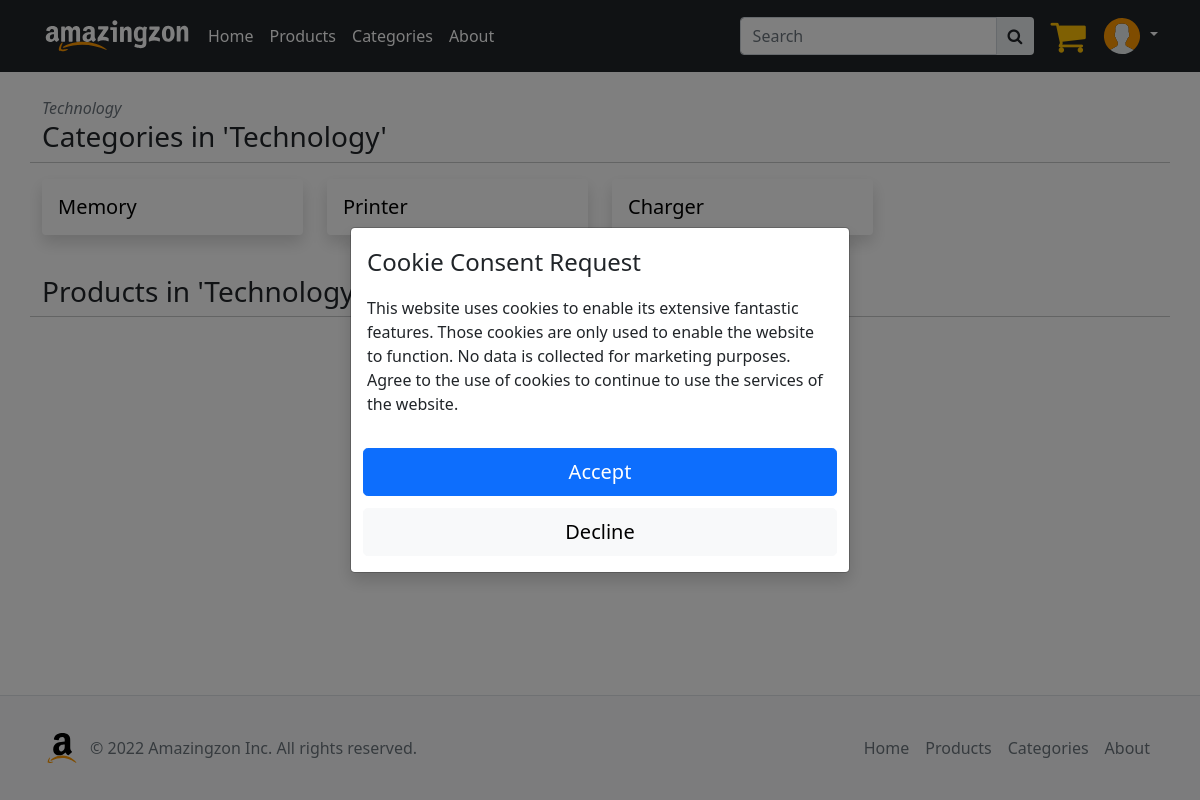
Page /pages/page_categories.php?id=1 (signed in) on the committed database.
### tables this page shows
CREATE TABLE IF NOT EXISTS `category`
(
    `id`          int(11)      NOT NULL AUTO_INCREMENT,
    `name`        varchar(255) NOT NULL,
    `description` text         NOT NULL,
    `parent`      int(11) DEFAULT NULL,
    PRIMARY KEY (`id`),
    CONSTRAINT `fk_category_category1`
        FOREIGN KEY (`parent`)
            REFERENCES `category` (`id`)
            ON DELETE CASCADE
            ON UPDATE CASCADE
);

### include/database.inc.php (called while the page is built, shortened)
<?php
function getDB(): mysqli
{
    static $db;
    if ($db instanceof MYSQLI) {
        return $db;
    }
    try {
        $db = new MYSQLI(DB_HOST, DB_USERNAME, DB_PASSWORD, DB_DATABASE, DB_PORT);
    } catch (mysqli_sql_exception $e) {
        logData("Database", "Connection error.", CRITICAL_LOG);
        require_once "paths.inc.php";
        header("LOCATION: " . PAGES_DIR . 'page_error.php');
        die();
    }
    return $db;
}

### model/model_category.php (called while the page is built, shortened)
<?php
require_once(INCLUDE_DIR . "database.inc.php");
class Category
{
    private int $id;
    private string $name;
    public function __construct(int $id, string $name, string $description, ?int $parentID)
    {
        $this->id = $id;
        $this->name = $name;
    }
    public static function getById(?int $id): ?Category
    {
        $stmt = getDB()->prepare("SELECT * FROM category WHERE id = ?;");
        $stmt->bind_param("i", $id);
        if (!$stmt->execute()) {
            logData("Category Model", "Query execute error!", CRITICAL_LOG);
            return null;
        }
        $res = $stmt->get_result();
        $res = $res->fetch_assoc();
        return new Category($id, $res["name"], $res["description"], $res["parent"]);
    }
    public static function getPathToCategory(int $categoryID): string
    {
        $stmt = getDB()->prepare("with recursive tree as (
                       select *, id as root_category, concat('', name) as category_path
                       from category
                       where category.parent is null
                       union all
                       select c.*, p.root_category, concat(p.category_path, ' > ', c.name)
                       from category c
                                join tree p on c.parent = p.id
                   )
                    select t.root_category,
                           t.category_path
                    from tree t
                    WHERE t.id = ?;");
        $stmt->bind_param("i", $categoryID);
        if (!$stmt->execute()) {
            logData("Category Model", "Query execute error! (get path)", CRITICAL_LOG);
            return "";
        }
        $res = $stmt->get_result();
        $res = $res->fetch_assoc();
        return $res["category_path"];
    }
    public static function getSubCategories(?int $superId): ?array
    {
        $categories = [];
        if ($superId) {
            $stmt = getDB()->prepare("SELECT id FROM category WHERE parent = ? ORDER BY id;");
            $stmt->bind_param("i",
                              $superId
            );
        } else {
            $stmt = getDB()->prepare("SELECT id FROM category WHERE parent IS NULL ORDER BY id;");
        }
        if (!$stmt->execute()) {
            logData("Category Model", "Query execute error! (get subs)", CRITICAL_LOG);
            return null;
        }
        foreach ($stmt->get_result() as $category) {
            $categories[] = self::getByID($category["id"]);
        }
        return $categories;
    }
    public function getId(): int
    {
        return $this->id;
    }
    public function getName(): string
    {
        return $this->name;
    }
}

### controller/controller_category.php (called while the page is built, shortened)
<?php
require_once MODEL_DIR . 'model_category.php';
class CategoryController
{
    public static function getById(?int $id): ?Category
    {
        return Category::getById($id);
    }
    public static function getSubCategories(int $superId): ?array
    {
        if ($superId != -1) {
            return Category::getSubCategories($superId);
        } else {
            return Category::getSubCategories(null);
        }
    }
    public static function getPathToCategory(?int $categoryID): string
    {
        return Category::getPathToCategory($categoryID);
    }
}

### model/model_product.php (called while the page is built, shortened)
<?php
require_once INCLUDE_DIR . "database.inc.php";
class Product
{
    public static function getProductsByCategoryIDInRange(?int $categoryID, int $offset, int $amount): ?array
    {
        $products = [];
        if ($categoryID) {
            $stmt = getDB()->prepare("SELECT id FROM product WHERE category = ? ORDER BY id LIMIT ? OFFSET ?;");
            $stmt->bind_param("iii",
                              $categoryID,
                              $amount,
                              $offset
            );
        } else {
            $stmt = getDB()->prepare("SELECT id FROM product WHERE category IS NULL ORDER BY id LIMIT ? OFFSET ?;");
            $stmt->bind_param("ii",
                              $amount,
                              $offset
            );
        }
        if (!$stmt->execute()) {
            logData("Product Model", "Query execute error! (get by category)", CRITICAL_LOG);
            return null;
        }
        foreach ($stmt->get_result() as $product) {
            $products[] = self::getByID($product["id"]);
        }
        return $products;
    }
    public static function getAmountOfProductsInCategory(?int $categoryId, bool $onlyActiveProducts): int
    {
        if ($categoryId) {
            $sql = "SELECT COUNT(DISTINCT id) AS count FROM product WHERE category = ?";
        } else {
            $sql = "SELECT COUNT(DISTINCT id) AS count FROM product WHERE category IS NULL";
        }
        if ($onlyActiveProducts) {
            $sql .= " AND active = 1;";
        } else {
            $sql .= ";";
        }
        $stmt = getDB()->prepare($sql);
        if ($categoryId) {
            $stmt->bind_param("i",
                              $categoryId
            );
        }
        if (!$stmt->execute()) {
            logData("Product Model", "Query execute error! (get amount for category)", CRITICAL_LOG);
            return 0;
        }
        $res = $stmt->get_result();
        $res = $res->fetch_assoc();
        return $res["count"];
    }
}

### controller/controller_product.php (called while the page is built, shortened)
<?php
require_once MODEL_DIR . "model_product.php";
require_once MODEL_DIR . "model_category.php";
class ProductController
{
    public static function getProductsByCategoryIDInRange(int $categoryId, int $offset = 0, int $amount = 8): array
    {
        if ($categoryId != -1) {
            return Product::getProductsByCategoryIDInRange($categoryId, $offset, $amount);
        } else {
            return Product::getProductsByCategoryIDInRange(null, $offset, $amount);
        }
    }
    public static function getAmountOfActiveProductsInCategory(int $categoryId): int
    {
        if ($categoryId != -1) {
            return Product::getAmountOfProductsInCategory($categoryId, true);
        } else {
            return Product::getAmountOfProductsInCategory(null, true);
        }
    }
}

### pages/page_categories.php (the view, shortened to what this page needs)
<?php require_once "../include/site_php_head.inc.php"; ?>
<?php
if (isset($_GET["id"]) && is_numeric($_GET["id"])) {
    $category = CategoryController::getByID(intval($_GET["id"]));
} else {
    $category = new Category(-1, "Root", "", null);
}
$subCategories = CategoryController::getSubCategories($category->getId());
$page = (isset($_GET['page']) && is_numeric($_GET['page'])) ? $_GET['page'] : 1;
$offset = ($page - 1) * LIMIT_OF_SHOWED_ITEMS;
$productCount = ProductController::getAmountOfActiveProductsInCategory($category->getId());
$products = ProductController::getProductsByCategoryIDInRange($category->getId(), $offset, LIMIT_OF_SHOWED_ITEMS);
?>
<!DOCTYPE html>
<html class="h-100" lang="en">
<head>
    <?php require_once INCLUDE_DIR . "site_html_head.inc.php"; ?>
</head>
<body class="d-flex flex-column h-100">
<?php require_once INCLUDE_DIR . "site_header.inc.php"; ?>
<main class="flex-shrink-0">
    <section class="container py-4">
        <?php if ($category->getId() != -1) {
            echo "<i class='text-muted mb-2'>" . CategoryController::getPathToCategory($category->getId()) . "</i>";
        } ?>
        <?php if ($page == 1) { ?>
            <div class="row mb-4">
                <h3>Categories in '<?= $category->getName() ?>'</h3>
                <hr>
                <?php
                if (count($subCategories) > 0) {
                    foreach ($subCategories as $subCategory) {
                        require INCLUDE_ELEMENTS_DIR . "elem_subcategory_card.inc.php";
                    }
                } else {
                    echo "<h5 class='text-center text-muted mb-5'><i>no subcategories found</i></h5>";
                }
                ?>
            </div>
        <?php } ?>
        <div class="row">
            <h3>Products in '<?= $category->getName() ?>'</h3>
            <?php
            if (count($products) > 0) {
                foreach ($products as $product) {
                    require INCLUDE_ELEMENTS_DIR . "elem_product_card.inc.php";
                }
            } else {
                echo "<h5 class='text-center text-muted mb-5'><i>no products found</i></h5>";
            }
            ?>
        </div>
    </section>
</main>
<?php require_once INCLUDE_DIR . "site_footer.inc.php" ?>
</body>
</html>

### include/elements/elem_subcategory_card.inc.php
<?php
if (isset($subCategory) && $subCategory instanceof Category) { ?>
    <div class="col-xl-3 col-lg-4 col-md-6 mb-3 d-flex align-items-stretch">
        <div class="card border-0 shadow w-100">
            <a href="<?= PAGES_DIR . 'page_categories.php?id=' . $subCategory->getId() ?>"
               class="card-body py-3 px-3 d-flex justify-content-between text-decoration-none">
                <p class="mb-0 h5 text-decoration-none text-black "><?= $subCategory->getName() ?></p>
            </a>
        </div>
    </div>
<?php } ?>

### rows in the picture
category: name "Technology"
category: name "Memory"
category: name "Printer"
category: name "Charger"

### other values in the picture
CategoryController::getPathToCategory($category->getId()) "Technology"
PAGE_COPYRIGHT "2022"
PAGE_NAME "Amazingzon"
